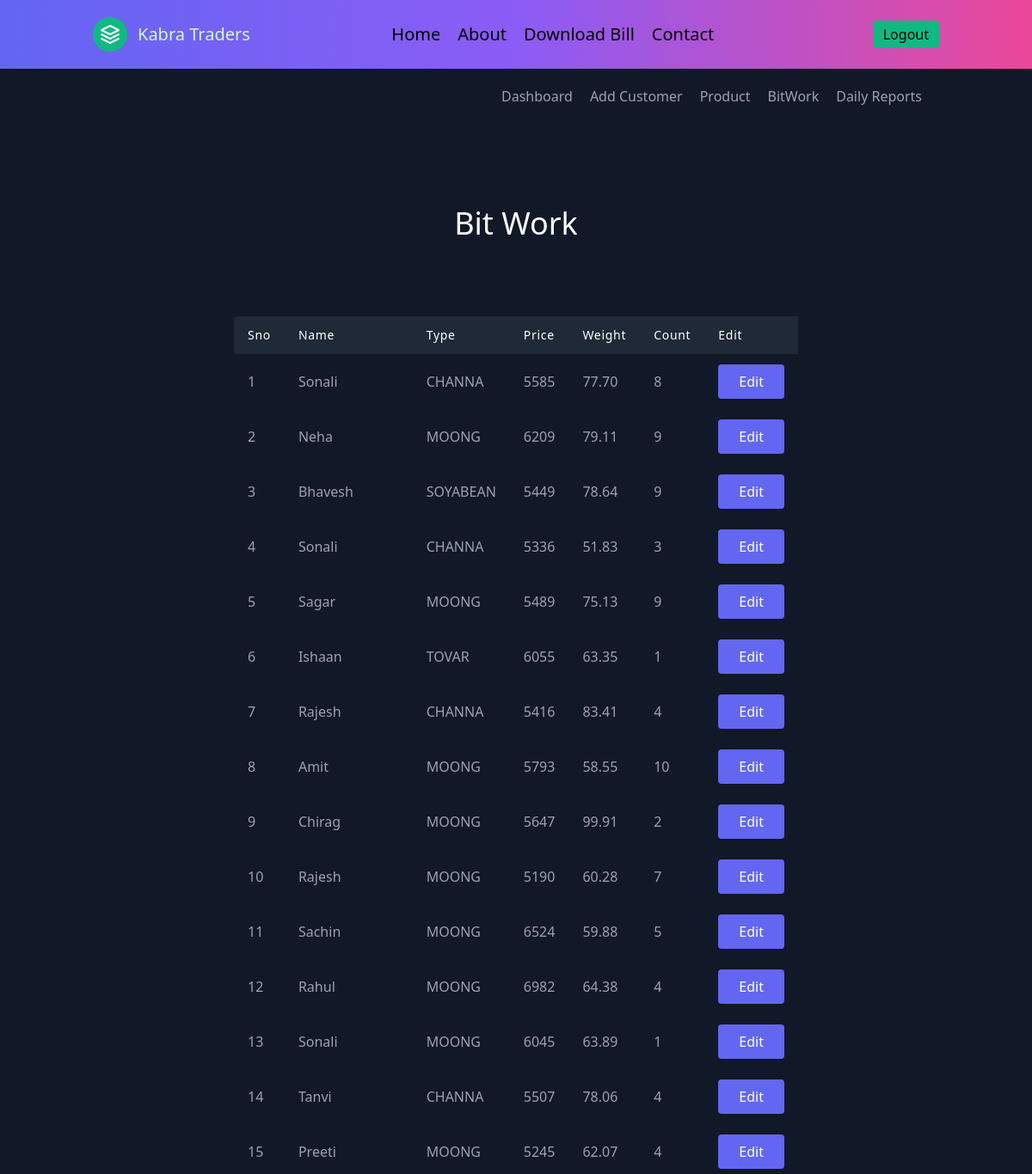
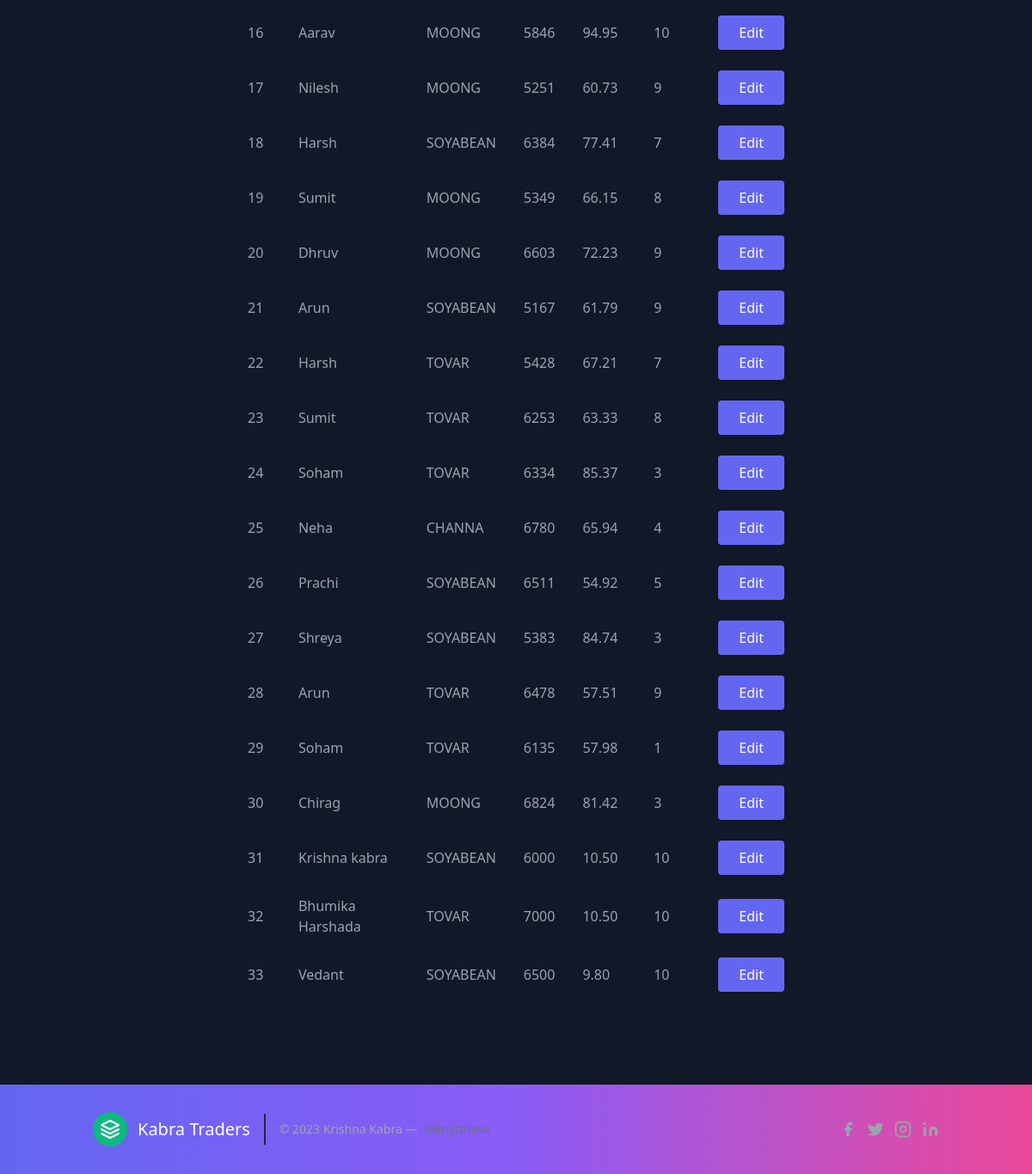
/bitwork (signed in), run on the app's committed database (2 pictures, top to bottom).
### app.py (models this page shows)
class customer(db.Model):
    sno = db.Column(db.Integer, primary_key=True)
    name = db.Column(db.String(80), unique=False, nullable=False)
    gaav = db.Column(db.String(80), unique=False, nullable=False)
    ptype = db.Column(db.String(80), unique=False, nullable=False)
    count = db.Column(db.Integer, unique=False, nullable=False)
    dname = db.Column(db.String(80), unique=False, nullable=False)
    phone = db.Column(db.String(12), unique=False, nullable=True)
    rate = db.Column(db.Integer, unique=False, nullable=True)
    total = db.Column(db.Integer, unique=False, nullable=True)
    weight = db.Column(db.Numeric(10, 2), unique=False, nullable=True)
    hamali = db.Column(db.Integer, unique=False, nullable=True)
    battav = db.Column(db.Integer, unique=False, nullable=True)
    moisture = db.Column(db.Integer, unique=False, nullable=True)
    date = db.Column(db.String(120), unique=False, nullable=True)

### app.py (the view)
@app.route("/bitwork")
def bitwork():
    if 'user' in session and session['user'] == True:
        data = customer.query.all()
        return render_template("bitwork.html", data=data)

### templates/bitwork.html
{% extends "layout.html" %}
{% block body %}
<header class="text-gray-400 bg-gray-900 body-font">
  <div class="container mx-auto flex flex-wrap p-5 flex-col md:flex-row items-center">
    <nav class="md:ml-auto flex flex-wrap items-center text-base justify-center">
      <a class="mr-5 hover:text-white" href="/dashboard">Dashboard</a>
      <a class="mr-5 hover:text-white" href="/addcustomer">Add Customer</a>
      <a class="mr-5 hover:text-white" href="/product">Product</a>
      <a class="mr-5 hover:text-white" href="/bitwork">BitWork</a>
      <a class="mr-5 hover:text-white" href="/dailyreport">Daily Reports</a>
    </nav>
  </div>
</header>
<section class="text-gray-400 bg-gray-900 body-font">
    <div class="container px-5 py-24 mx-auto">
      <div class="flex flex-col text-center w-full mb-20">
        <h1 class="sm:text-4xl text-3xl font-medium title-font mb-2 text-white">Bit Work</h1>
      </div>
      <div class="lg:w-2/3 w-full mx-auto overflow-auto">
        <table class="table-auto w-full text-left whitespace-no-wrap">
          <thead>
            <tr>
              <th class="px-4 py-3 title-font tracking-wider font-medium text-white text-sm bg-gray-800 rounded-tl rounded-bl">Sno</th>
              <th class="px-4 py-3 title-font tracking-wider font-medium text-white text-sm bg-gray-800">Name</th>
              <th class="px-4 py-3 title-font tracking-wider font-medium text-white text-sm bg-gray-800">Type</th>
              <th class="px-4 py-3 title-font tracking-wider font-medium text-white text-sm bg-gray-800">Price</th>
              <th class="px-4 py-3 title-font tracking-wider font-medium text-white text-sm bg-gray-800">Weight</th>
              <th class="px-4 py-3 title-font tracking-wider font-medium text-white text-sm bg-gray-800">Count</th>
              <th class="px-4 py-3 title-font tracking-wider font-medium text-white text-sm bg-gray-800">Edit</th>
            </tr>
          </thead>
          <tbody>
            {% for data in data %}
            <tr>
              <td class="px-4 py-3">{{data.sno}}</td>
              <td class="px-4 py-3">{{data.name}}</td>
              <td class="px-4 py-3">{{data.ptype}}</td>
              <td class="px-4 py-3">{{data.rate}}</td>
              <td class="px-4 py-3">{{data.weight}}</td>
              <td class="px-4 py-3">{{data.count}}</td>
              <td class="px-4 py-3">
                <button class="flex ml-auto text-white bg-indigo-500 border-0 py-2 px-6 focus:outline-none hover:bg-indigo-600 rounded"><a href="/weightprice/{{data.sno}}">Edit</a></button>
              </td>
            </tr>
            {% endfor %}
          </tbody>
        </table>
      </div>
    </div>
  </section>
{% endblock %}

### data on the page
customer: sno "1", name "Sonali", ptype "CHANNA", rate "5585", weight "77.70", count "8"
customer: sno "2", name "Neha", ptype "MOONG", rate "6209", weight "79.11", count "9"
customer: sno "3", name "Bhavesh", ptype "SOYABEAN", rate "5449", weight "78.64", count "9"
customer: sno "4", name "Sonali", ptype "CHANNA", rate "5336", weight "51.83", count "3"
customer: sno "5", name "Sagar", ptype "MOONG", rate "5489", weight "75.13", count "9"
customer: sno "6", name "Ishaan", ptype "TOVAR", rate "6055", weight "63.35", count "1"
customer: sno "7", name "Rajesh", ptype "CHANNA", rate "5416", weight "83.41", count "4"
customer: sno "8", name "Amit", ptype "MOONG", rate "5793", weight "58.55", count "10"
customer: sno "9", name "Chirag", ptype "MOONG", rate "5647", weight "99.91", count "2"
customer: sno "10", name "Rajesh", ptype "MOONG", rate "5190", weight "60.28", count "7"
customer: sno "11", name "Sachin", ptype "MOONG", rate "6524", weight "59.88", count "5"
customer: sno "12", name "Rahul", ptype "MOONG", rate "6982", weight "64.38", count "4"
customer: sno "13", name "Sonali", ptype "MOONG", rate "6045", weight "63.89", count "1"
customer: sno "14", name "Tanvi", ptype "CHANNA", rate "5507", weight "78.06", count "4"
customer: sno "15", name "Preeti", ptype "MOONG", rate "5245", weight "62.07", count "4"
customer: sno "16", name "Aarav", ptype "MOONG", rate "5846", weight "94.95", count "10"
customer: sno "17", name "Nilesh", ptype "MOONG", rate "5251", weight "60.73", count "9"
customer: sno "18", name "Harsh", ptype "SOYABEAN", rate "6384", weight "77.41", count "7"
customer: sno "19", name "Sumit", ptype "MOONG", rate "5349", weight "66.15", count "8"
customer: sno "20", name "Dhruv", ptype "MOONG", rate "6603", weight "72.23", count "9"
customer: sno "21", name "Arun", ptype "SOYABEAN", rate "5167", weight "61.79", count "9"
customer: sno "22", name "Harsh", ptype "TOVAR", rate "5428", weight "67.21", count "7"
customer: sno "23", name "Sumit", ptype "TOVAR", rate "6253", weight "63.33", count "8"
customer: sno "24", name "Soham", ptype "TOVAR", rate "6334", weight "85.37", count "3"
customer: sno "25", name "Neha", ptype "CHANNA", rate "6780", weight "65.94", count "4"
customer: sno "26", name "Prachi", ptype "SOYABEAN", rate "6511", weight "54.92", count "5"
customer: sno "27", name "Shreya", ptype "SOYABEAN", rate "5383", weight "84.74", count "3"
customer: sno "28", name "Arun", ptype "TOVAR", rate "6478", weight "57.51", count "9"
customer: sno "29", name "Soham", ptype "TOVAR", rate "6135", weight "57.98", count "1"
customer: sno "30", name "Chirag", ptype "MOONG", rate "6824", weight "81.42", count "3"
customer: sno "31", name "Krishna kabra", ptype "SOYABEAN", rate "6000", weight "10.50", count "10"
customer: sno "32", name "Bhumika Harshada", ptype "TOVAR", rate "7000", weight "10.50", count "10"
customer: sno "33", name "Vedant", ptype "SOYABEAN", rate "6500", weight "9.80", count "10"
